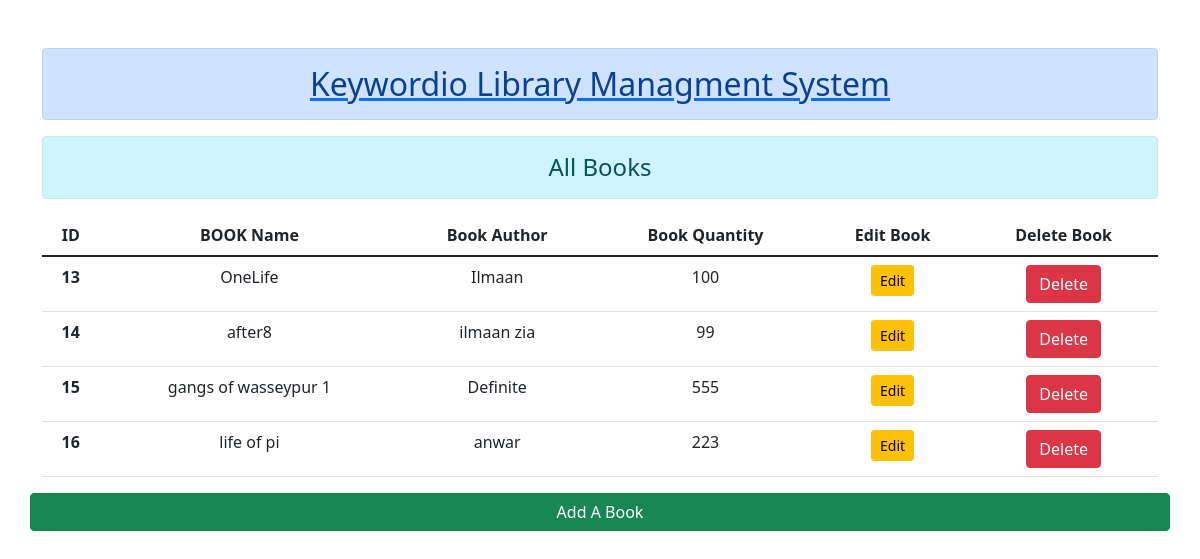
Before: /allbooks/ with the older database file.
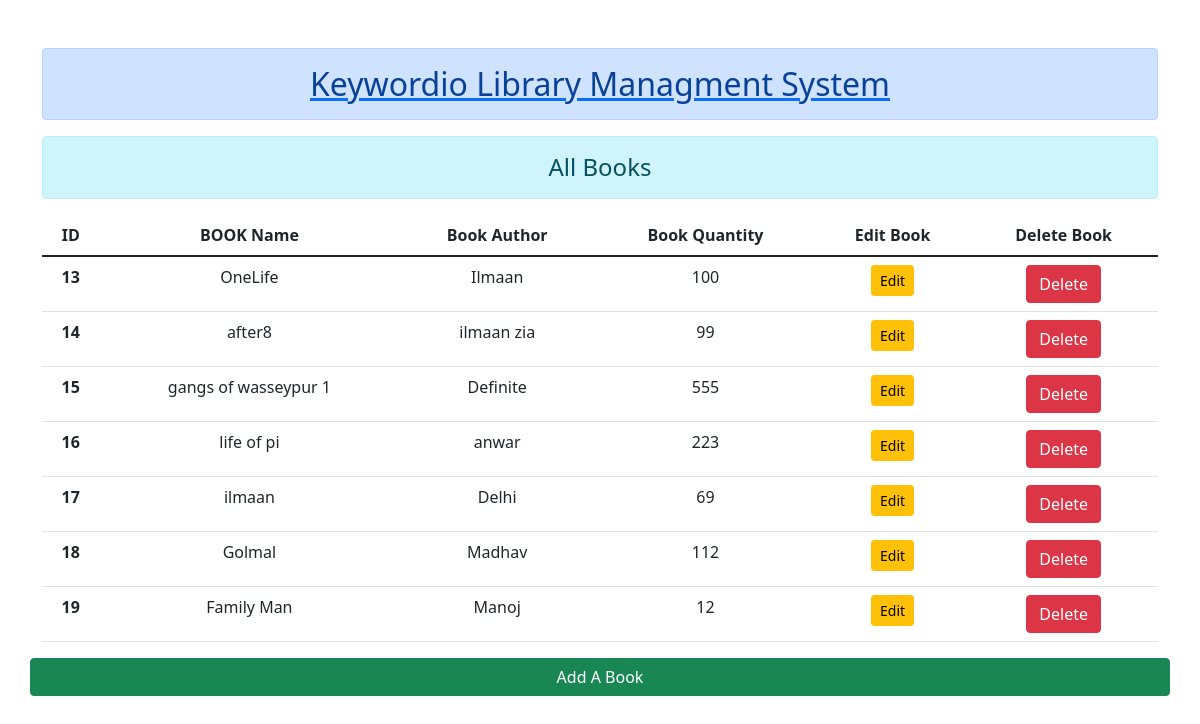
After: the same page with the newer database file.
### keylib/models.py (models this page shows)
class Library(models.Model):
    bname = models.CharField(max_length=100)
    bauthor = models.CharField(max_length=100)
    bquantity = models.IntegerField()

### keylib/views.py (the view)
# urls.py: path('allbooks/', views.allbooks,name="allbooks"),
def allbooks(request):
    lib = Library.objects.all()
    return render(request,'allbooks.html',{'lib':lib})

### keylib/templates/allbooks.html (shortened to what this page needs)
{% extends 'base.html' %}
{% block content %}
<div class="text-center row">
    <div class="col-sm-12 ">
        <h4 class="text-center alert alert-info">All Books</h4>
        {% if lib %}
        <table class="table table-hover">
            <thead>
                <tr>
                    <th scope="col">ID</th>
                    <th scope="col">BOOK Name</th>
                    <th scope="col">Book Author</th>
                    <th scope="col">Book Quantity</th>
                    <th scope="col">Edit Book</th>
                    <th scope="col">Delete Book</th>
                </tr>
            </thead>
            <tbody>
                {% for l in lib %}
                <tr>
                    <th scope="row">{{l.id}}</th>
                    <td>{{l.bname}}</td>
                    <td>{{l.bauthor}}</td>
                    <td>{{l.bquantity}}</td>
                    <td><a href="{% url 'updatebook' l.id %}" class="btn btn-warning btn-sm">Edit</a></td>
                    <td>
                        <form action="{% url 'deletebook' l.id %}" method="post" class="d-inline">
                            <input type="submit" value="Delete" class="btn btn-danger">
                        </form>
                    </td>
                </tr>
                {% endfor %}
            </tbody>
        </table>
        {% else%}
        <h4>There are no books please add</h4>
        {% endif %}
    </div>
    <a class="btn btn-success" href="{% url 'addshow'%}">Add A Book</a>
</div>
{% endblock content %}

### keylib/templates/base.html (shortened to what this page needs)
{% load static %}
<!DOCTYPE html>
<html lang="en">
<head>
    <link rel="stylesheet" href="{% static 'keylib/css/bootstrap.min.css'%}">
    <link href="https://cdn.jsdelivr.net/npm/bootstrap@5.1.3/dist/css/bootstrap.min.css" rel="stylesheet">
</head>
<body>
    <div class="container mt-5">
        <a href="{% url 'index'%}">
            <h2 class="text-center alert alert-primary">Keywordio Library Managment System</h2>
        </a>
        {% block content %} {% endblock content %}
    </div>
</body>
</html>

Changed rows visible on the page:
added Library: id "17", bname "ilmaan", bauthor "Delhi", bquantity "69"
added Library: id "18", bname "Golmal", bauthor "Madhav", bquantity "112"
added Library: id "19", bname "Family Man", bauthor "Manoj", bquantity "12"
